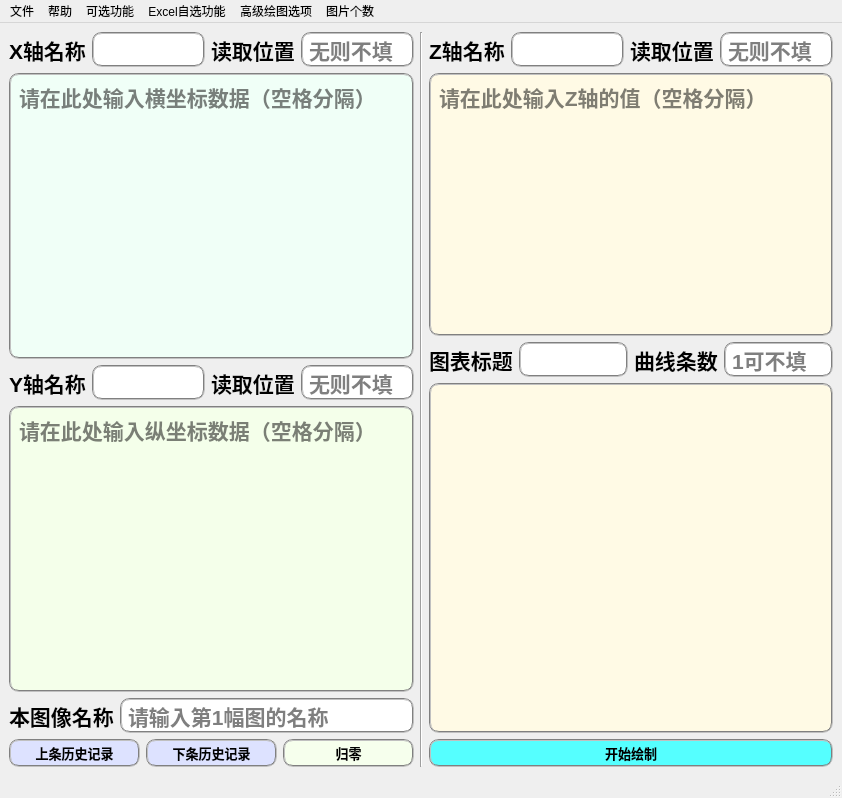
<?xml version="1.0" encoding="UTF-8"?>
<ui version="4.0">
 <class>MainWindow</class>
 <widget class="QMainWindow" name="MainWindow">
  <property name="geometry">
   <rect>
    <x>0</x>
    <y>0</y>
    <width>842</width>
    <height>798</height>
   </rect>
  </property>
  <property name="font">
   <font>
    <family>Arial</family>
    <pointsize>9</pointsize>
    <weight>50</weight>
    <bold>false</bold>
   </font>
  </property>
  <property name="windowTitle">
   <string>高级绘图模式</string>
  </property>
  <property name="styleSheet">
   <string notr="true"/>
  </property>
  <widget class="QWidget" name="centralwidget">
   <layout class="QHBoxLayout" name="horizontalLayout_5" stretch="1,1,1">
    <item>
     <layout class="QVBoxLayout" name="verticalLayout_2">
      <item>
       <layout class="QHBoxLayout" name="horizontalLayout">
        <item>
         <widget class="QLabel" name="label_2">
          <property name="font">
           <font>
            <family>Arial</family>
            <pointsize>16</pointsize>
            <weight>75</weight>
            <bold>true</bold>
           </font>
          </property>
          <property name="text">
           <string>X轴名称</string>
          </property>
         </widget>
        </item>
        <item>
         <widget class="QLineEdit" name="xlabel">
          <property name="font">
           <font>
            <family>Arial</family>
            <pointsize>16</pointsize>
            <weight>75</weight>
            <bold>true</bold>
           </font>
          </property>
          <property name="styleSheet">
           <string notr="true">border:2px groove gray;border-radius:10px;padding:2px 4px;
</string>
          </property>
         </widget>
        </item>
        <item>
         <widget class="QLabel" name="label_5">
          <property name="font">
           <font>
            <family>Arial</family>
            <pointsize>16</pointsize>
            <weight>75</weight>
            <bold>true</bold>
           </font>
          </property>
          <property name="text">
           <string>读取位置</string>
          </property>
         </widget>
        </item>
        <item>
         <widget class="QLineEdit" name="xline">
          <property name="font">
           <font>
            <family>Arial</family>
            <pointsize>16</pointsize>
            <weight>75</weight>
            <bold>true</bold>
           </font>
          </property>
          <property name="styleSheet">
           <string notr="true">border:2px groove gray;border-radius:10px;padding:2px 4px;</string>
          </property>
          <property name="placeholderText">
           <string>无则不填</string>
          </property>
         </widget>
        </item>
       </layout>
      </item>
      <item>
       <widget class="QTextEdit" name="xinput">
        <property name="font">
         <font>
          <family>Arial</family>
          <pointsize>16</pointsize>
          <weight>75</weight>
          <bold>true</bold>
         </font>
        </property>
        <property name="styleSheet">
         <string notr="true">background-color: rgb(240, 255, 247);
border:2px groove gray;border-radius:10px;padding:2px 4px;</string>
        </property>
        <property name="placeholderText">
         <string>请在此处输入横坐标数据（空格分隔）</string>
        </property>
       </widget>
      </item>
      <item>
       <layout class="QHBoxLayout" name="horizontalLayout_2">
        <item>
         <widget class="QLabel" name="label_3">
          <property name="font">
           <font>
            <family>Arial</family>
            <pointsize>16</pointsize>
            <weight>75</weight>
            <bold>true</bold>
           </font>
          </property>
          <property name="text">
           <string>Y轴名称</string>
          </property>
         </widget>
        </item>
        <item>
         <widget class="QLineEdit" name="ylabel">
          <property name="font">
           <font>
            <family>Arial</family>
            <pointsize>16</pointsize>
            <weight>75</weight>
            <bold>true</bold>
           </font>
          </property>
          <property name="styleSheet">
           <string notr="true">border:2px groove gray;border-radius:10px;padding:2px 4px;</string>
          </property>
         </widget>
        </item>
        <item>
         <widget class="QLabel" name="label_6">
          <property name="font">
           <font>
            <family>Arial</family>
            <pointsize>16</pointsize>
            <weight>75</weight>
            <bold>true</bold>
           </font>
          </property>
          <property name="text">
           <string>读取位置</string>
          </property>
         </widget>
        </item>
        <item>
         <widget class="QLineEdit" name="yline">
          <property name="font">
           <font>
            <family>Arial</family>
            <pointsize>16</pointsize>
            <weight>75</weight>
            <bold>true</bold>
           </font>
          </property>
          <property name="styleSheet">
           <string notr="true">border:2px groove gray;border-radius:10px;padding:2px 4px;</string>
          </property>
          <property name="placeholderText">
           <string>无则不填</string>
          </property>
         </widget>
        </item>
       </layout>
      </item>
      <item>
       <widget class="QTextEdit" name="yinput">
        <property name="font">
         <font>
          <family>Arial</family>
          <pointsize>16</pointsize>
          <weight>75</weight>
          <bold>true</bold>
         </font>
        </property>
        <property name="styleSheet">
         <string notr="true">background-color: rgb(244, 255, 234);
border:2px groove gray;border-radius:10px;padding:2px 4px;</string>
        </property>
        <property name="placeholderText">
         <string>请在此处输入纵坐标数据（空格分隔）</string>
        </property>
       </widget>
      </item>
      <item>
       <layout class="QHBoxLayout" name="legendlayout">
        <item>
         <widget class="QLabel" name="labell">
          <property name="font">
           <font>
            <family>Arial</family>
            <pointsize>16</pointsize>
            <weight>75</weight>
            <bold>true</bold>
           </font>
          </property>
          <property name="text">
           <string>本图像名称</string>
          </property>
         </widget>
        </item>
        <item>
         <widget class="QLineEdit" name="labelinput">
          <property name="font">
           <font>
            <family>Arial</family>
            <pointsize>16</pointsize>
            <weight>75</weight>
            <bold>true</bold>
           </font>
          </property>
          <property name="styleSheet">
           <string notr="true">border:2px groove gray;border-radius:10px;padding:2px 4px;</string>
          </property>
          <property name="placeholderText">
           <string>请输入第1幅图的名称</string>
          </property>
         </widget>
        </item>
       </layout>
      </item>
      <item>
       <layout class="QHBoxLayout" name="history_layout">
        <item>
         <widget class="QPushButton" name="hisupbtn">
          <property name="font">
           <font>
            <family>Arial</family>
            <pointsize>10</pointsize>
            <weight>75</weight>
            <bold>true</bold>
           </font>
          </property>
          <property name="cursor">
           <cursorShape>PointingHandCursor</cursorShape>
          </property>
          <property name="styleSheet">
           <string notr="true">background-color: rgb(221, 226, 255);
border:2px groove gray;border-radius:10px;padding:2px 4px;</string>
          </property>
          <property name="text">
           <string>上条历史记录</string>
          </property>
         </widget>
        </item>
        <item>
         <widget class="QPushButton" name="hisdownbtn">
          <property name="font">
           <font>
            <family>Adobe Devanagari</family>
            <pointsize>10</pointsize>
            <weight>75</weight>
            <bold>true</bold>
           </font>
          </property>
          <property name="cursor">
           <cursorShape>PointingHandCursor</cursorShape>
          </property>
          <property name="styleSheet">
           <string notr="true">background-color: rgb(221, 226, 255);
border:2px groove gray;border-radius:10px;padding:2px 4px;</string>
          </property>
          <property name="text">
           <string>下条历史记录</string>
          </property>
         </widget>
        </item>
        <item>
         <widget class="QPushButton" name="clearbtn">
          <property name="font">
           <font>
            <family>Arial</family>
            <pointsize>10</pointsize>
            <weight>75</weight>
            <bold>true</bold>
           </font>
          </property>
          <property name="cursor">
           <cursorShape>PointingHandCursor</cursorShape>
          </property>
          <property name="styleSheet">
           <string notr="true">background-color: rgb(246, 255, 237);
border:2px groove gray;border-radius:10px;padding:2px 4px;
</string>
          </property>
          <property name="text">
           <string>归零</string>
          </property>
         </widget>
        </item>
       </layout>
      </item>
     </layout>
    </item>
    <item>
     <widget class="Line" name="line">
      <property name="orientation">
       <enum>Qt::Vertical</enum>
      </property>
     </widget>
    </item>
    <item>
     <layout class="QVBoxLayout" name="verticalLayout" stretch="0,3,0,4,0,0,0">
      <item>
       <layout class="QHBoxLayout" name="horizontalLayout_4">
        <item>
         <widget class="QLabel" name="label">
          <property name="font">
           <font>
            <family>Arial</family>
            <pointsize>16</pointsize>
            <weight>75</weight>
            <bold>true</bold>
           </font>
          </property>
          <property name="text">
           <string>Z轴名称</string>
          </property>
         </widget>
        </item>
        <item>
         <widget class="QLineEdit" name="zlabel">
          <property name="font">
           <font>
            <family>Arial</family>
            <pointsize>16</pointsize>
            <weight>75</weight>
            <bold>true</bold>
           </font>
          </property>
          <property name="styleSheet">
           <string notr="true">border:2px groove gray;border-radius:10px;padding:2px 4px;</string>
          </property>
         </widget>
        </item>
        <item>
         <widget class="QLabel" name="zlinelabel">
          <property name="font">
           <font>
            <family>Arial</family>
            <pointsize>16</pointsize>
            <weight>75</weight>
            <bold>true</bold>
           </font>
          </property>
          <property name="text">
           <string>读取位置</string>
          </property>
         </widget>
        </item>
        <item>
         <widget class="QLineEdit" name="zline">
          <property name="font">
           <font>
            <family>Arial</family>
            <pointsize>16</pointsize>
            <weight>75</weight>
            <bold>true</bold>
           </font>
          </property>
          <property name="styleSheet">
           <string notr="true">border:2px groove gray;border-radius:10px;padding:2px 4px;</string>
          </property>
          <property name="placeholderText">
           <string>无则不填</string>
          </property>
         </widget>
        </item>
       </layout>
      </item>
      <item>
       <widget class="QTextEdit" name="zinput">
        <property name="font">
         <font>
          <family>Arial</family>
          <pointsize>16</pointsize>
          <weight>75</weight>
          <bold>true</bold>
         </font>
        </property>
        <property name="styleSheet">
         <string notr="true">background-color: rgb(255, 250, 229);
border:2px groove gray;border-radius:10px;padding:2px 4px;</string>
        </property>
        <property name="placeholderText">
         <string>请在此处输入Z轴的值（空格分隔）</string>
        </property>
       </widget>
      </item>
      <item>
       <layout class="QHBoxLayout" name="horizontalLayout_3">
        <item>
         <widget class="QLabel" name="titlelable">
          <property name="font">
           <font>
            <family>Arial</family>
            <pointsize>16</pointsize>
            <weight>75</weight>
            <bold>true</bold>
           </font>
          </property>
          <property name="text">
           <string>图表标题</string>
          </property>
         </widget>
        </item>
        <item>
         <widget class="QLineEdit" name="title">
          <property name="font">
           <font>
            <family>Arial</family>
            <pointsize>16</pointsize>
            <weight>75</weight>
            <bold>true</bold>
           </font>
          </property>
          <property name="styleSheet">
           <string notr="true">border:2px groove gray;border-radius:10px;padding:2px 4px;</string>
          </property>
          <property name="text">
           <string/>
          </property>
         </widget>
        </item>
        <item>
         <widget class="QLabel" name="numinputlabel">
          <property name="font">
           <font>
            <family>Arial</family>
            <pointsize>16</pointsize>
            <weight>75</weight>
            <bold>true</bold>
           </font>
          </property>
          <property name="text">
           <string>曲线条数</string>
          </property>
         </widget>
        </item>
        <item>
         <widget class="QLineEdit" name="numinput">
          <property name="font">
           <font>
            <family>Arial</family>
            <pointsize>16</pointsize>
            <weight>75</weight>
            <bold>true</bold>
           </font>
          </property>
          <property name="styleSheet">
           <string notr="true">border:2px groove gray;border-radius:10px;padding:2px 4px;</string>
          </property>
          <property name="placeholderText">
           <string>1可不填</string>
          </property>
         </widget>
        </item>
       </layout>
      </item>
      <item>
       <layout class="QHBoxLayout" name="horizontalLayout_8">
        <item>
         <widget class="QLabel" name="image_show">
          <property name="styleSheet">
           <string notr="true">background-color: rgb(255, 250, 229);
border:2px groove gray;border-radius:10px;padding:2px 4px;</string>
          </property>
          <property name="text">
           <string/>
          </property>
         </widget>
        </item>
       </layout>
      </item>
      <item>
       <layout class="QHBoxLayout" name="horizontalLayout_7"/>
      </item>
      <item>
       <widget class="QPushButton" name="drawbtn">
        <property name="font">
         <font>
          <family>Arial</family>
          <pointsize>10</pointsize>
          <weight>75</weight>
          <bold>true</bold>
         </font>
        </property>
        <property name="cursor">
         <cursorShape>PointingHandCursor</cursorShape>
        </property>
        <property name="styleSheet">
         <string notr="true">background-color: rgb(85, 255, 255);
border:2px groove gray;border-radius:10px;padding:2px 4px;</string>
        </property>
        <property name="text">
         <string>开始绘制</string>
        </property>
       </widget>
      </item>
      <item>
       <layout class="QHBoxLayout" name="horizontalLayout_6"/>
      </item>
     </layout>
    </item>
   </layout>
  </widget>
  <widget class="QMenuBar" name="menubar">
   <property name="geometry">
    <rect>
     <x>0</x>
     <y>0</y>
     <width>842</width>
     <height>20</height>
    </rect>
   </property>
   <widget class="QMenu" name="menu">
    <property name="title">
     <string>文件</string>
    </property>
    <addaction name="txtfile"/>
    <addaction name="excelfile"/>
    <addaction name="export_image"/>
   </widget>
   <widget class="QMenu" name="menu_2">
    <property name="title">
     <string>帮助</string>
    </property>
    <addaction name="helpdocu"/>
    <addaction name="updatedocu"/>
   </widget>
   <widget class="QMenu" name="menu_3">
    <property name="title">
     <string>可选功能</string>
    </property>
    <widget class="QMenu" name="menu_4">
     <property name="title">
      <string>坐标旋转</string>
     </property>
     <addaction name="d10"/>
     <addaction name="d20"/>
     <addaction name="d30"/>
     <addaction name="d45"/>
     <addaction name="d50"/>
     <addaction name="d60"/>
     <addaction name="d75"/>
     <addaction name="d80"/>
     <addaction name="d90"/>
    </widget>
    <addaction name="grid"/>
    <addaction name="data_label"/>
    <addaction name="legend"/>
    <addaction name="menu_4"/>
    <addaction name="img_sep_show"/>
   </widget>
   <widget class="QMenu" name="menuexcel">
    <property name="title">
     <string>Excel自选功能</string>
    </property>
    <widget class="QMenu" name="menu_5">
     <property name="title">
      <string>横竖读法</string>
     </property>
     <addaction name="readmethod1"/>
     <addaction name="readmethod2"/>
    </widget>
    <addaction name="menu_5"/>
   </widget>
   <widget class="QMenu" name="menu_6">
    <property name="title">
     <string>高级绘图选项</string>
    </property>
    <addaction name="dscatter"/>
    <addaction name="dplot"/>
    <addaction name="d3image"/>
   </widget>
   <widget class="QMenu" name="menu_7">
    <property name="title">
     <string>图片个数</string>
    </property>
    <addaction name="num12"/>
    <addaction name="num13"/>
    <addaction name="num21"/>
    <addaction name="num22"/>
    <addaction name="num23"/>
    <addaction name="num31"/>
    <addaction name="num32"/>
    <addaction name="num33"/>
   </widget>
   <addaction name="menu"/>
   <addaction name="menu_2"/>
   <addaction name="menu_3"/>
   <addaction name="menuexcel"/>
   <addaction name="menu_6"/>
   <addaction name="menu_7"/>
  </widget>
  <widget class="QStatusBar" name="statusbar"/>
  <action name="txtfile">
   <property name="text">
    <string>打开文本文件</string>
   </property>
  </action>
  <action name="excelfile">
   <property name="text">
    <string>打开Excel文件</string>
   </property>
  </action>
  <action name="helpdocu">
   <property name="text">
    <string>使用说明</string>
   </property>
  </action>
  <action name="updatedocu">
   <property name="text">
    <string>更新日志</string>
   </property>
  </action>
  <action name="grid">
   <property name="checkable">
    <bool>true</bool>
   </property>
   <property name="text">
    <string>网格线</string>
   </property>
  </action>
  <action name="data_label">
   <property name="checkable">
    <bool>true</bool>
   </property>
   <property name="text">
    <string>数据标签</string>
   </property>
  </action>
  <action name="legend">
   <property name="checkable">
    <bool>true</bool>
   </property>
   <property name="text">
    <string>图例</string>
   </property>
  </action>
  <action name="d10">
   <property name="checkable">
    <bool>true</bool>
   </property>
   <property name="text">
    <string>10°</string>
   </property>
  </action>
  <action name="d20">
   <property name="checkable">
    <bool>true</bool>
   </property>
   <property name="text">
    <string>20°</string>
   </property>
  </action>
  <action name="d30">
   <property name="checkable">
    <bool>true</bool>
   </property>
   <property name="text">
    <string>30°</string>
   </property>
  </action>
  <action name="d45">
   <property name="checkable">
    <bool>true</bool>
   </property>
   <property name="text">
    <string>45°</string>
   </property>
  </action>
  <action name="d50">
   <property name="checkable">
    <bool>true</bool>
   </property>
   <property name="text">
    <string>50°</string>
   </property>
  </action>
  <action name="d60">
   <property name="checkable">
    <bool>true</bool>
   </property>
   <property name="text">
    <string>60°</string>
   </property>
  </action>
  <action name="d75">
   <property name="checkable">
    <bool>true</bool>
   </property>
   <property name="text">
    <string>75°</string>
   </property>
  </action>
  <action name="d80">
   <property name="checkable">
    <bool>true</bool>
   </property>
   <property name="text">
    <string>80°</string>
   </property>
  </action>
  <action name="d90">
   <property name="checkable">
    <bool>true</bool>
   </property>
   <property name="text">
    <string>90°</string>
   </property>
  </action>
  <action name="img_sep_show">
   <property name="checkable">
    <bool>true</bool>
   </property>
   <property name="text">
    <string>图片单独显示</string>
   </property>
  </action>
  <action name="export_image">
   <property name="text">
    <string>导出图片</string>
   </property>
  </action>
  <action name="readmethod1">
   <property name="text">
    <string>横向读取</string>
   </property>
  </action>
  <action name="readmethod2">
   <property name="text">
    <string>纵向读取</string>
   </property>
  </action>
  <action name="dscatter">
   <property name="checkable">
    <bool>true</bool>
   </property>
   <property name="text">
    <string>三维散点图</string>
   </property>
  </action>
  <action name="dplot">
   <property name="checkable">
    <bool>true</bool>
   </property>
   <property name="text">
    <string>三维曲线图</string>
   </property>
  </action>
  <action name="d3image">
   <property name="checkable">
    <bool>true</bool>
   </property>
   <property name="text">
    <string>三维曲面图</string>
   </property>
  </action>
  <action name="num12">
   <property name="checkable">
    <bool>true</bool>
   </property>
   <property name="text">
    <string>1X2</string>
   </property>
  </action>
  <action name="num13">
   <property name="checkable">
    <bool>true</bool>
   </property>
   <property name="text">
    <string>1X3</string>
   </property>
  </action>
  <action name="num21">
   <property name="checkable">
    <bool>true</bool>
   </property>
   <property name="text">
    <string>2X1</string>
   </property>
  </action>
  <action name="num22">
   <property name="checkable">
    <bool>true</bool>
   </property>
   <property name="text">
    <string>2X2</string>
   </property>
  </action>
  <action name="num23">
   <property name="checkable">
    <bool>true</bool>
   </property>
   <property name="text">
    <string>2X3</string>
   </property>
  </action>
  <action name="num31">
   <property name="checkable">
    <bool>true</bool>
   </property>
   <property name="text">
    <string>3X1</string>
   </property>
  </action>
  <action name="num32">
   <property name="checkable">
    <bool>true</bool>
   </property>
   <property name="text">
    <string>3X2</string>
   </property>
  </action>
  <action name="num33">
   <property name="checkable">
    <bool>true</bool>
   </property>
   <property name="text">
    <string>3X3</string>
   </property>
  </action>
 </widget>
 <resources/>
 <connections/>
</ui>
